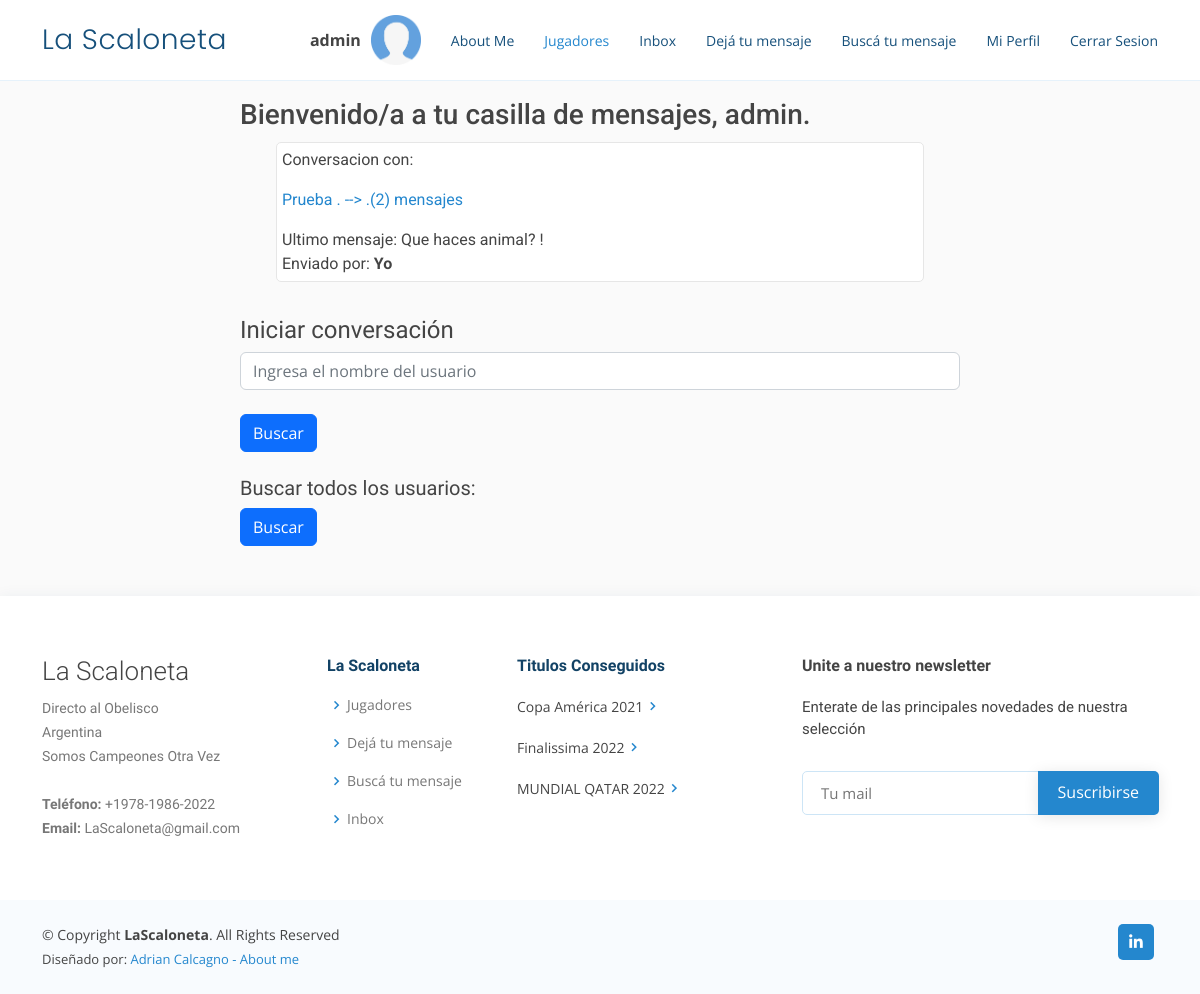
Page /chat/ (signed in) on the committed database.
### App2/models.py (models this page shows)
class ModelBase(models.Model):
    id = models.UUIDField(primary_key=True, default=uuid.uuid4, editable=False, db_index=True)
    tiempo = models.DateTimeField(auto_now_add=True)
    actualizar = models.DateTimeField(auto_now=True)
    class Meta:
        abstract = True

class CanalUsuario(ModelBase):
    canal = models.ForeignKey("Canal", null=True, on_delete=models.CASCADE)
    usuario = models.ForeignKey(User, on_delete=models.CASCADE)

class Canal(ModelBase):
    usuarios = models.ManyToManyField(User, blank=True, through=CanalUsuario)
    objects = CanalManager()

class CanalMensaje(ModelBase):
    canal = models.ForeignKey("Canal", on_delete=models.CASCADE)
    usuario = models.ForeignKey(User, on_delete=models.CASCADE)
    texto = models.TextField()

### App2/views.py (the view)
# urls.py: path('chat/', Inbox.as_view(), name="inbox"),
class Inbox(View):
    def get(self,request):
        inbox = Canal.objects.filter(canalusuario__usuario__in=[request.user.id])
        return render(request, "App2/inbox.html", {"inbox": inbox, "avatar": obtenerAvatar(request)})

### App2/models.py (called while the page is built)
    def get_queryset(self, *args, **kwargs):
        return CanalQuerySet(self.model, using=self._db)

### App2/views.py (called while the page is built)
def obtenerAvatar(request):
    lista=Avatar.objects.filter(user=request.user.id)
    if len(lista)!=0:
        avatar=lista[0].imagen.url
        print(avatar)
    else:
        avatar="/media/avatars/default.png"
    return avatar

### App2/templates/App2/inbox.html (shortened to what this page needs)
{% extends "App2/index.html" %}
{% load static %}
{% block contenido_que_cambia %}
<h3>Bienvenido/a a tu casilla de mensajes, {{user}}.</h3>
{% for inbox in inbox %}
<div class="div_inbox">
    {% for second_user in inbox.canalusuario_set.all %}
        {% if second_user.usuario == request.user %}
          {% else %}
        <p>Conversacion con:</p>
          <a style="margin:0px; display: flex;" href="{% url 'detailms' second_user.usuario.username %}"><p>{{second_user.usuario}} .  -->  .</p>
            <p style="margin:0px;">  ({{inbox.canalmensaje_set.count}}) mensajes</p>
          </a>
        {% endif %}
    {% endfor %}
    {% if inbox.canalmensaje_set.count != 0 %}
        <div class="div_ms_inbox">
          {% with ultimo_mensaje=inbox.canalmensaje_set.last %}
            <p style="margin:0px;">Ultimo mensaje: {{ultimo_mensaje.texto}}</p>
            <p style="margin:0px;">Enviado por: {% if ultimo_mensaje.usuario == request.user %} <strong> Yo </strong> {% else %} {{ultimo_mensaje.usuario}} {% endif %}</p>
          {% endwith %}
        </div>
    {% else %}
    <p>No hay mensajes nuevos</p>
    {% endif %}
  </div>
    {% empty %}
    <h2>Inbox Vacio</h2>
  {% endfor %}
<br>
<h4>Iniciar conversación</h4>
<form action="{% url 'buscarUsuario' %}" method="get" class="form-inline my-2 my-lg-0">
  <input class="form-control mr-sm-2" type="text" name="username" placeholder="Ingresa el nombre del usuario" id="username" required>
  <br>
  <button class="btn btn-primary my-2 my-sm-0" type="submit">Buscar</button>
  </form>
<br>
<h5>Buscar todos los usuarios:</h5>
    <div>
    <a href="{% url 'leerUsuarios'  %}"><button type="submit" class="btn btn-primary">Buscar</button></a>
    </div>
{% endblock %}

### App2/templates/App2/index.html (shortened to what this page needs)
<!DOCTYPE html>
<html lang="en">
<head>
  {% load static %}
  <link href="{% static 'appFamiliares/vendor/aos/aos.css' %}" rel="stylesheet">
  <link href="{% static 'appFamiliares/vendor/bootstrap/css/bootstrap.min.css' %}" rel="stylesheet">
  <link href="{% static 'appFamiliares/vendor/bootstrap-icons/bootstrap-icons.css' %}" rel="stylesheet">
  <link href="{% static 'appFamiliares/vendor/boxicons/css/boxicons.min.css' %}" rel="stylesheet">
  <link href="{% static 'appFamiliares/vendor/glightbox/css/glightbox.min.css' %}" rel="stylesheet">
  <link href="{% static 'appFamiliares/vendor/remixicon/remixicon.css' %}" rel="stylesheet">
  <link href="{% static 'appFamiliares/vendor/swiper/swiper-bundle.min.css' %}" rel="stylesheet">
  <link href="{% static 'appFamiliares/css/style.css' %}" rel="stylesheet">
</head>
<body>
  <header id="header" class="fixed-top">
    <div class="container d-flex align-items-center justify-content-between">
      <h1 class="logo"><a href="{% url 'inicio' %}">La Scaloneta</a></h1>
      <nav id="navbar" class="navbar">
        <ul>
          {% if user.is_authenticated %}
          <li class="nav-link scrollto"><strong>{{ user.username }} </strong> </li>
          <li class="nav-link scrollto"><img style="width: 50px; margin-left: 10px;" src="{{ avatar }}" alt=""></li>
          <li><a class="nav-link scrollto" href="{% url 'aboutme' %}">About Me</a></li>
          <li><a class="nav-link scrollto active" href="{% url 'integrantes' %}">Jugadores</a></li>
          <li><a class="nav-link scrollto" href="{% url 'inbox' %}">Inbox</a></li>
          <li><a class="nav-link scrollto" href="{% url 'contacto' %}">Dejá tu mensaje</a></li>
          <li><a class="nav-link scrollto" href="{% url 'busquedaMensajes' %}">Buscá tu mensaje</a></li>
          <li><a class="nav-link scrollto" href="{% url 'editarPerfil' %}">Mi Perfil</a></li>
          <li><a class="nav-link scrollto" href="{% url 'logout' %}">Cerrar Sesion</a></li>
          {% endif %}
        </ul>
      </nav>
    </div>
  </header>
  <br><br>
  <div class="div_main">
  {% block contenido_que_cambia %}
  {% endblock %}
  </div>
  <footer id="footer">
    <div class="footer-top">
      <div class="container">
        <div class="row">
          <div class="col-lg-3 col-md-6 footer-contact">
            <h3>La Scaloneta</h3>
            <p>
              Directo al Obelisco <br>
              Argentina<br>
              Somos Campeones Otra Vez <br><br>
              <strong>Teléfono:</strong> +1978-1986-2022<br>
              <strong>Email:</strong> LaScaloneta@gmail.com<br>
            </p>
          </div>
          <div class="col-lg-2 col-md-6 footer-links">
            <h4>La Scaloneta</h4>
            <ul>
              {% if user.is_authenticated %}
              <li><i class="bx bx-chevron-right"></i> <a href="{% url 'integrantes' %}">Jugadores</a></li>
              <li><i class="bx bx-chevron-right"></i> <a href="{% url 'contacto' %}">Dejá tu mensaje</a></li>
              <li><i class="bx bx-chevron-right"></i> <a href="{% url 'busquedaMensajes' %}">Buscá tu mensaje</a></li>
              <li><i class="bx bx-chevron-right"></i> <a href="{% url 'inbox' %}">Inbox</a></li>
              {% else %}
              <li><i class="bx bx-chevron-right"></i> <a href="{% url 'integrantes' %}">Jugadores</a></li>
              {% endif %}
            </ul>
          </div>
          <div class="col-lg-3 col-md-6 footer-links">
            <h4>Titulos Conseguidos</h4>
            <ul>
              <li>Copa América 2021<i class="bx bx-chevron-right"></i>
              <li>Finalissima 2022<i class="bx bx-chevron-right"></i>
              <li>MUNDIAL QATAR 2022<i class="bx bx-chevron-right"></i>
            </ul>
          </div>
          <div class="col-lg-4 col-md-6 footer-newsletter">
            <h4>Unite a nuestro newsletter</h4>
            <p>Enterate de las principales novedades de nuestra selección</p>
      <form action="{% url 'suscribirse' %}" method="POST" role="form" class=""> {% csrf_token %}
        <table>
            <input type="email" id="email" name="email" placeholder="Tu mail" required>
            <input type="submit" value="Suscribirse">
        </table>
      </form>
          </div>
        </div>
      </div>
    </div>
    <div class="container d-md-flex py-4">
      <div class="me-md-auto text-center text-md-start">
        <div class="copyright">
          &copy; Copyright <strong><span>LaScaloneta</span></strong>. All Rights Reserved
        </div>
        <div class="credits">
          Diseñado por: <a href="">Adrian Calcagno - About me</a>
        </div>
      </div>
      <div class="social-links text-center text-md-right pt-3 pt-md-0">
        <a href="https://www.linkedin.com/in/adriancalcagno/" class="linkedin"><i class="bx bxl-linkedin"></i></a>
      </div>
    </div>
  </footer>
</body>
</html>

### appFamiliares/static/appFamiliares/css/style.css (style rules this page uses)
body { font-family: "Open Sans", sans-serif; color: #444444; }
a { color: #2487ce; text-decoration: none; }
h1, h2, h3, h4, h5, h6 { font-family: "Raleway", sans-serif; }
#header { transition: all 0.5s; background: #fff; z-index: 997; padding: 15px 0; border-bottom: 1px solid #e6f2fb; }
#header .logo { font-size: 28px; margin: 0; padding: 0; line-height: 1; font-weight: 300; letter-spacing: 0.5px; font-family: "Poppins", sans-serif; }
#header .logo a { color: #16507b; }
.navbar { padding: 0; }
.navbar ul { margin: 0; padding: 0; display: flex; list-style: none; align-items: center; }
.navbar li { position: relative; }
.navbar a, .navbar a:focus { display: flex; align-items: center; justify-content: space-between; padding: 10px 0 10px 30px; font-size: 14px; color: #16507b; white-space: nowrap; transition: 0.3s; }
.navbar a:hover, .navbar .active, .navbar .active:focus, .navbar li:hover>a { color: #2487ce; }
#footer { color: #444444; font-size: 14px; background: #f8fbfe; box-shadow: 0px 2px 15px rgba(18, 66, 101, 0.08); }
#footer .footer-top { padding: 60px 0 30px 0; background: #fff; }
#footer .footer-top .footer-contact { margin-bottom: 30px; }
#footer .footer-top .footer-contact h3 { font-size: 26px; margin: 0 0 10px 0; padding: 2px 0 2px 0; line-height: 1; font-weight: 300; }
#footer .footer-top .footer-contact p { font-size: 14px; line-height: 24px; margin-bottom: 0; font-family: "Raleway", sans-serif; color: #777777; }
#footer .footer-top h4 { font-size: 16px; font-weight: bold; color: #124265; position: relative; padding-bottom: 12px; }
#footer .footer-top .footer-links { margin-bottom: 30px; }
#footer .footer-top .footer-links ul { list-style: none; padding: 0; margin: 0; }
#footer .footer-top .footer-links ul i { padding-right: 2px; color: #2487ce; font-size: 18px; line-height: 1; }
#footer .footer-top .footer-links ul li { padding: 10px 0; display: flex; align-items: center; }
#footer .footer-top .footer-links ul li:first-child { padding-top: 0; }
#footer .footer-top .footer-links ul a { color: #777777; transition: 0.3s; display: inline-block; line-height: 1; }
#footer .footer-newsletter { font-size: 15px; }
#footer .footer-newsletter h4 { font-size: 16px; font-weight: bold; color: #444444; position: relative; padding-bottom: 12px; }
#footer .footer-newsletter form { margin-top: 30px; background: #fff; padding: 6px 10px; position: relative; border-radius: 5px; text-align: left; border: 1px solid #cde5f6; }
#footer .footer-newsletter form input[type=email] { border: 0; padding: 4px 8px; width: calc(100% - 100px); }
#footer .footer-newsletter form input[type=submit] { position: absolute; top: -1px; right: -2px; bottom: -1px; border: 0; background: none; font-size: 16px; padding: 0 20px 2px 20px; background: #2487ce; color: #fff; transition: 0.3s; border-radius: 0 5px 5px 0; box-shadow: 0px 2px 15px rgba(0, 0, 0, 0.1); }
#footer .credits { padding-top: 5px; font-size: 13px; color: #444444; }
#footer .social-links a { font-size: 18px; display: inline-block; background: #2487ce; color: #fff; line-height: 1; padding: 8px 0; margin-right: 4px; border-radius: 5px; text-align: center; width: 36px; height: 36px; transition: 0.3s; }

### App2/templates/App2/index.html (style rules this page uses)
* { margin: 0; padding: 0; }
body { background-color: #fafafa; }
h1,h2,h3,p,small { font-family: 'Roboto', sans-serif; }
.div_main { margin: 50px auto; width: 60%; }

### App2/templates/App2/inbox.html (style rules this page uses)
.div_inbox { width: 90%; margin: 10px auto; background-color: white; border-radius: 5px; border: 1px solid #e6e6e6; padding: 5px; }
.div_ms_inbox { margin: 0; }

### rows in the picture
Canal: canalmensaje_set.count "2", canalmensaje_set.last.texto "Que haces animal? !"
CanalUsuario: usuario "Prueba"

### other values in the picture
{{ user.username }} "admin"
{{ user }} "admin"
